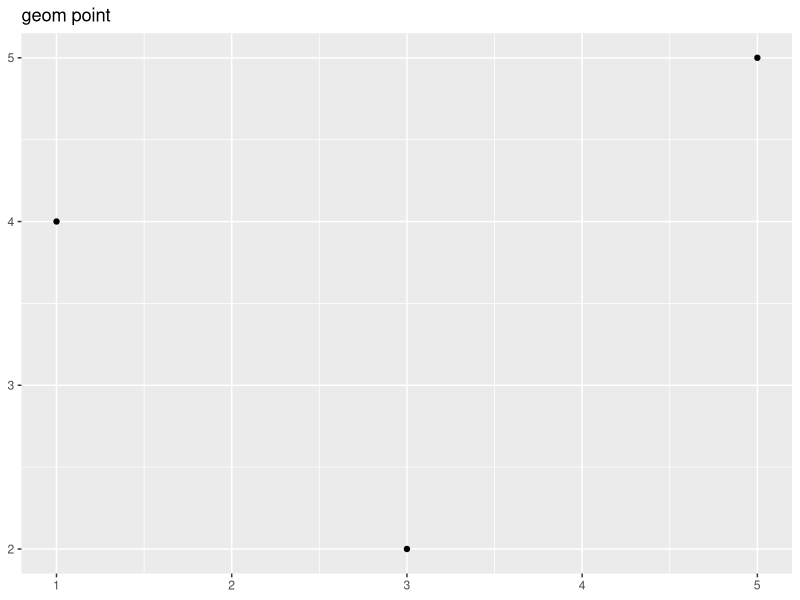
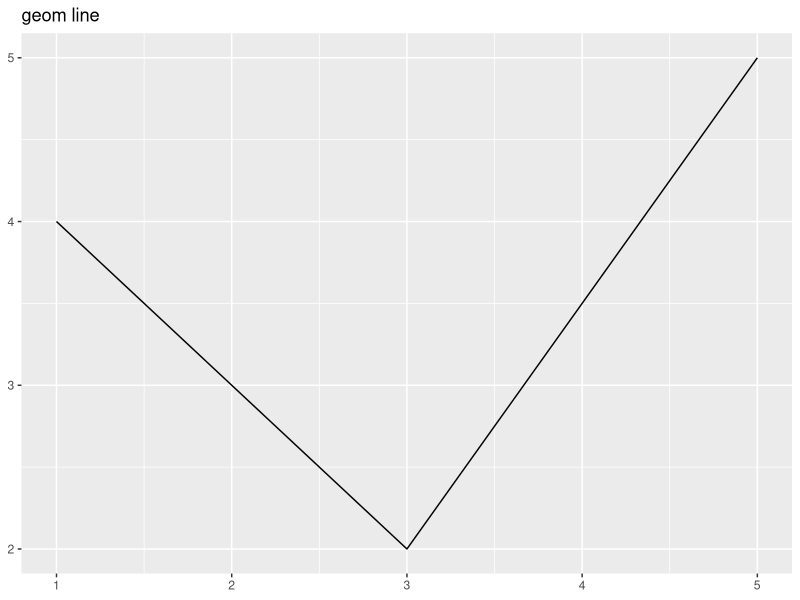
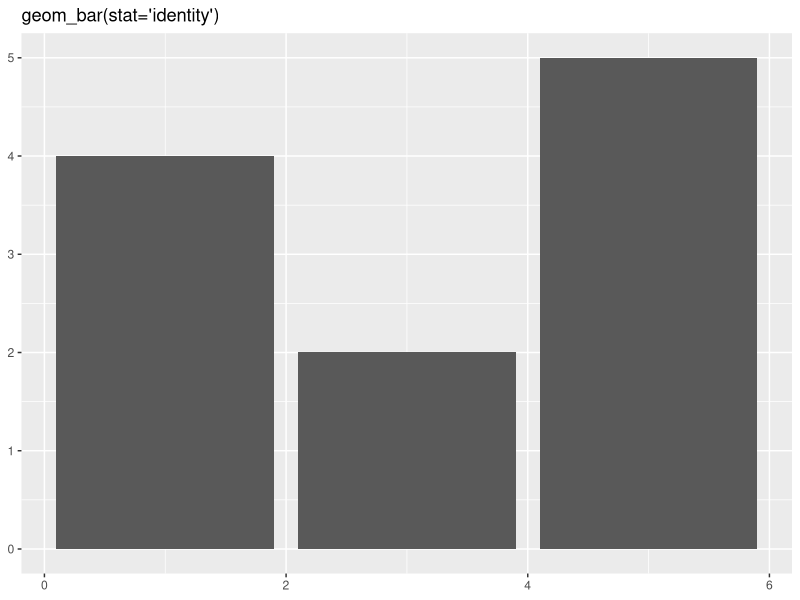
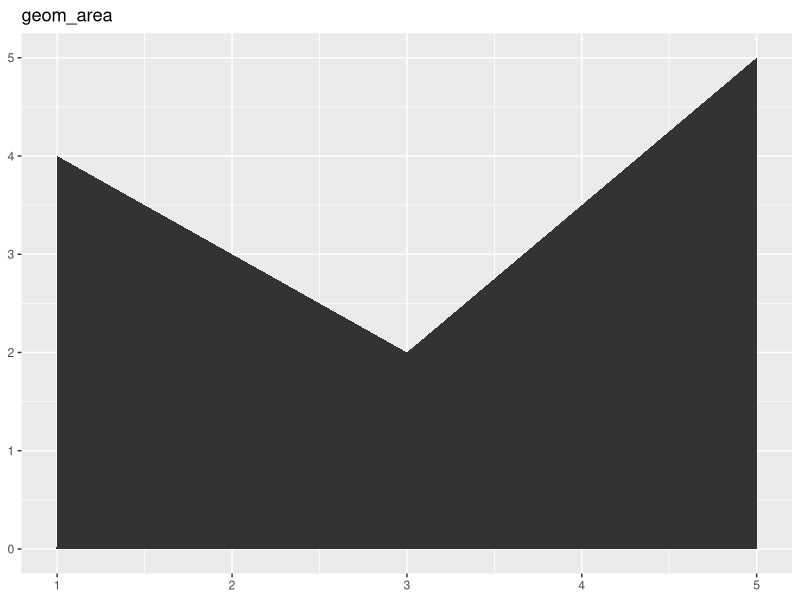
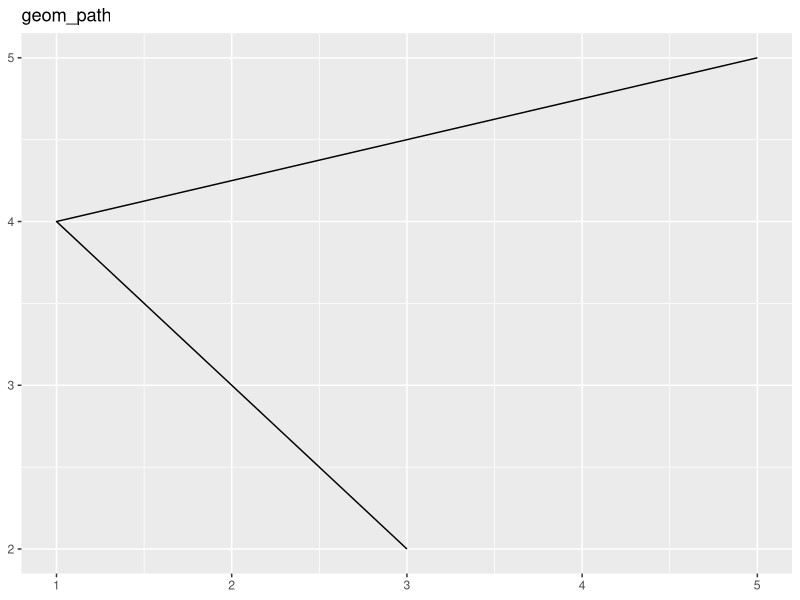
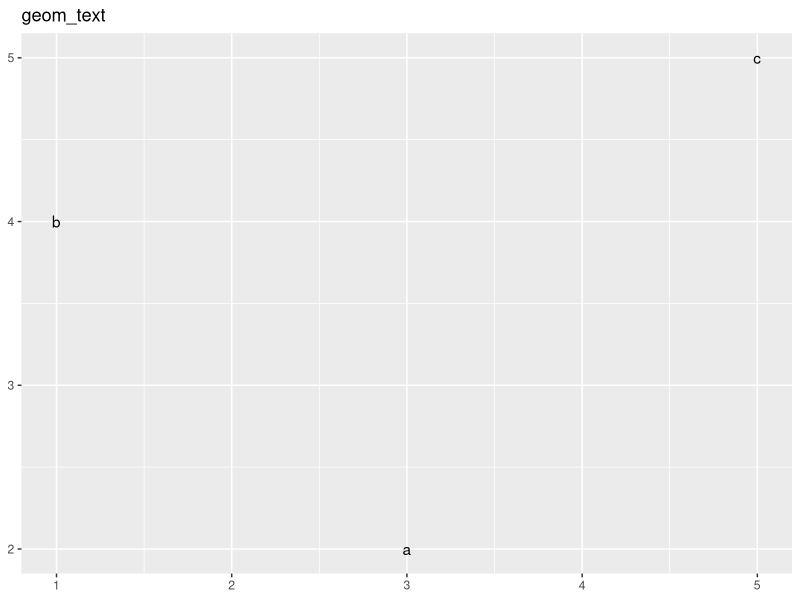
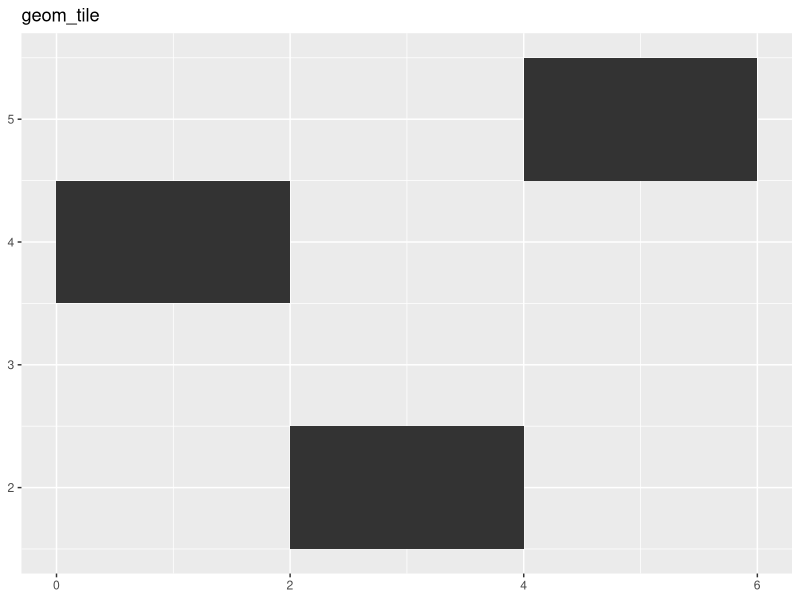
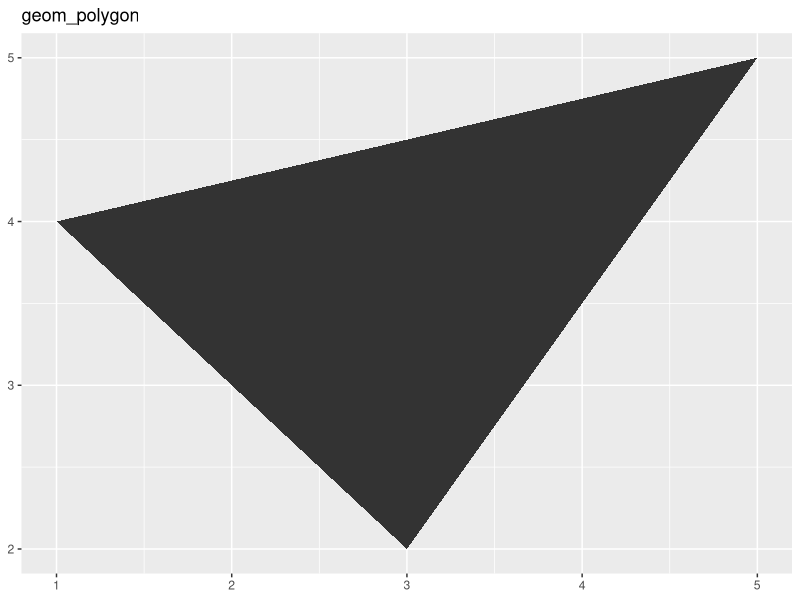

These figures' R source, in order:
## Toolkit ##
## 有不少例子可以看看 ##
## import library ##
library('ggplot2')
library('scales')
library('hexbin')
dsmall <- diamonds[sample(nrow(diamonds), 300),]
df <- data.frame(
  x <- c(3, 1, 5),
  y <- c(2, 4, 5),
  label <- c('a', 'b', 'c'))

p <- ggplot(df, aes(x, y))+xlab(NULL)+ylab(NULL)
p + geom_point() + labs(title='geom point')
p + geom_line() + labs(title='geom line')
p + geom_bar(stat='identity') + labs(title='geom_bar(stat=\'identity\')') 
p + geom_area() + labs(title='geom_area')
p + geom_path() + labs(title='geom_path')
p + geom_text(aes(label=label)) + labs(title='geom_text')
p + geom_tile() + labs(title='geom_tile')
p + geom_polygon() + labs(title='geom_polygon')

## Distribution Visualization ##
## histogram and freqpoly use stat='bin' as default, so there are two variables automatic computed.
## 'count' and 'density', density almost equal count/total number of count ##
depth_dist <- ggplot(diamonds, aes(depth)) + xlim(58, 68)
depth_dist + geom_histogram(aes(y=..density..), binwidth=0.1) + facet_grid(cut ~ .)
depth_dist + geom_histogram(aes(fill=cut), binwidth=0.1, position='fill')
depth_dist + geom_freqpoly(aes(y=..density.., col=cut), binwidth=0.1)

## geom_boxplot = stat_boxplot + geom_boxplot, 连续型变量要先进行封箱(bin)操作再进行boxplot
library(plyr)
## 离散型变量的boxplot ##
qplot(cut, depth, data=diamonds, geom='boxplot')

## 对连续型变量，使用 round_any 进行封箱(bin)处理后，并指定group，绘制boxplot。round_any是一种精确度限制
## 的模式，round_any(carat, 0.1, floor)， 是将carat的精度限制在0.1，这样天然形成bin
qplot(carat, depth, data=diamonds, geom='boxplot', group=round_any(carat, 0.1, floor), xlim=c(0,3))

## geom_jitter = position_jitter + geom_point, 在离散型变量分布上绘制随机噪声点，以解决遮盖问题 ##
qplot(class, cty, data=mpg, geom='jitter')
qplot(class, drv, data=mpg, geom='jitter')

## geom_density=stat_density + geom_area，基于核平滑方法进行平滑后得到都多边形， 请在一直密度函数连续、
## 平滑、无界的情况下使用。实际上，是直方图的平滑版本，虽然有良好的理论性质，但很难由图回溯到数据。
qplot(depth, data=diamonds, geom='density', xlim=c(54, 70))
qplot(depth, data=diamonds, geom='density', xlim=c(54, 70), fill=cut, alpha=I(0.2))

## overplotting 问题处理 ##
df <- data.frame(x=rnorm(2000), y=rnorm(2000))
norm <- ggplot(df, aes(x, y))
norm + geom_point()
norm + geom_point(shape=1)
norm + geom_point(shape='.')
## 使用alpha来解决一部分遮盖问题，但由于alpha的比值是指多少次重叠为不透明，而且R最多支持1/256
## 所以很容易不够。
norm + geom_point(col='black', alpha=1/10)
norm + geom_point(col='black', alpha=1/3)

## jitter的技巧：如果变量稍微有点离散，那么jitter可能会在边界流出空白，更便于监测。
## position_jitter 从图上看，应该是将部分点平移了。具体待查。
td <- ggplot(diamonds, aes(table, depth)) + xlim(50, 70) + ylim(50, 70)
td + geom_point()
td + geom_jitter()
jit <- position_jitter(width = 0.9)
td + geom_jitter(position=jit)
td + geom_jitter(position=jit, col='black', alpha=0.1)
td + geom_jitter(position=jit, col='black', alpha=0.05)
td + geom_jitter(position=jit, col='black', alpha=1/200)

## 上面的做法感觉是二维核密度估计， 所以我们可以尝试先统计分箱中点的数量， 然后用图形表达出来
## 选择六边形。
d <- ggplot(diamonds, aes(carat, price)) + xlim(1, 3) + theme(legend.position="none")
d + stat_bin2d()
d + stat_bin2d(bins=10)
d + stat_bin2d(binwidth=c(0.02, 200))
d + stat_binhex()
d + stat_binhex(bins=10)
d + stat_binhex(binwidth=c(0.02, 200))
d + geom_point() + geom_density2d()
d + stat_density2d(geom='point', aes(size=..density..), contour=F,) + scale_size_area()
d + stat_density2d(geom='tile', aes(fill = ..density..), contour=F)
last_plot() + scale_fill_gradient(limits=c(1e-5, 8e-4))

## Map Visual ##
library(maps)
data(us.cities)
big_cities <- subset(us.cities, pop>500000)
qplot(long, lat, data=big_cities) + borders("state", size=0.1)+geom_text(label=big_cities$name)

tx_cities <- subset(us.cities, country.etc=='TX')
ggplot(tx_cities, aes(long,lat)) + borders("county", "texas", col='gray70') + geom_point(col='black', alpha=0.5)

## choropleth map ##
## 使用特定的列将地图数据和实际数据结合（使用merge函数）##

states <- map_data('state')
arrests <- USArrests
names(arrests) <- tolower(names(arrests))
arrests$region <- tolower(rownames(USArrests))
choro <- merge(states, arrests, by='region')
choro <- choro[order(choro$order),]
qplot(long, lat, data=choro, group=group, fill=assault, geom='polygon')
qplot(long, lat, data=choro, group=group, fill=assault/murder, geom='polygon')

